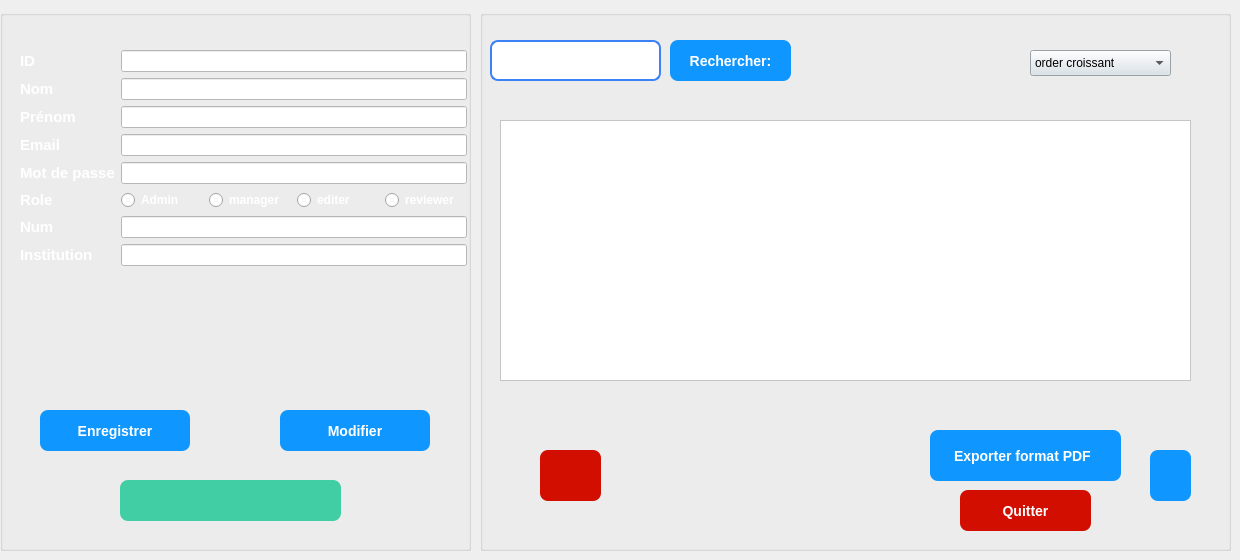
     <widget class="QWidget" name="stackedWidgetPage1">
      <widget class="QGroupBox" name="groupBox_Utilisateur_Form">
       <property name="geometry">
        <rect>
         <x>0</x>
         <y>10</y>
         <width>471</width>
         <height>541</height>
        </rect>
       </property>
       <property name="styleSheet">
        <string notr="true">background-color: rgb(0, 36, 168);
border: #A8D3F0;
/* Style pour tous les GroupBox */
QGroupBox {
    border: 2px solid #2c3e50; /* Couleur de la bordure */
    border-radius: 15px;      /* MÃªme arrondi que les boutons */
    margin-top: 20px;         /* Espace pour le titre en haut */
    font-weight: bold;
    color: #2c3e50;
}
/* Style spÃ©cifique pour le titre du GroupBox */
QGroupBox::title {
    subcontrol-origin: margin;
    subcontrol-position: top center; /* Place le titre en haut au centre */
    padding: 0 10px;
}</string>
       </property>
       <property name="title">
        <string/>
       </property>
       <widget class="QWidget" name="formLayoutWidget_Utilisateur">
        <property name="geometry">
         <rect>
          <x>20</x>
          <y>40</y>
          <width>447</width>
          <height>251</height>
         </rect>
        </property>
        <layout class="QFormLayout" name="formLayout_Utilisateur">
         <item row="0" column="0">
          <widget class="QLabel" name="label_ID_Utilisateur">
           <property name="text">
            <string>&lt;html&gt;&lt;head/&gt;&lt;body&gt;&lt;p&gt;&lt;span style=&quot; font-size:11pt; font-weight:700; color:#ffffff;&quot;&gt;ID&lt;/span&gt;&lt;/p&gt;&lt;/body&gt;&lt;/html&gt;</string>
           </property>
          </widget>
         </item>
         <item row="0" column="1">
          <widget class="QLineEdit" name="lineEdit_ID_Utilisateur">
           <property name="styleSheet">
            <string notr="true">background-color: rgb(255, 255, 255);</string>
           </property>
          </widget>
         </item>
         <item row="1" column="0">
          <widget class="QLabel" name="label_Nom_Utilisateur">
           <property name="text">
            <string>&lt;html&gt;&lt;head/&gt;&lt;body&gt;&lt;p&gt;&lt;span style=&quot; font-size:11pt; font-weight:700; color:#ffffff;&quot;&gt;Nom&lt;/span&gt;&lt;/p&gt;&lt;/body&gt;&lt;/html&gt;</string>
           </property>
          </widget>
         </item>
         <item row="1" column="1">
          <widget class="QLineEdit" name="lineEdit_Nom_Utilisateur">
           <property name="styleSheet">
            <string notr="true">background-color: rgb(255, 255, 255);</string>
           </property>
          </widget>
         </item>
         <item row="2" column="0">
          <widget class="QLabel" name="label_Prenom_Utilisateur">
           <property name="text">
            <string>&lt;html&gt;&lt;head/&gt;&lt;body&gt;&lt;p&gt;&lt;span style=&quot; font-size:11pt; font-weight:700; color:#ffffff;&quot;&gt;Prénom&lt;/span&gt;&lt;/p&gt;&lt;/body&gt;&lt;/html&gt;</string>
           </property>
          </widget>
         </item>
         <item row="2" column="1">
          <widget class="QLineEdit" name="lineEdit_Prenom_Utilisateur">
           <property name="styleSheet">
            <string notr="true">background-color: rgb(255, 255, 255);</string>
           </property>
          </widget>
         </item>
         <item row="3" column="0">
          <widget class="QLabel" name="label_Email_Utilisateur">
           <property name="text">
            <string>&lt;html&gt;&lt;head/&gt;&lt;body&gt;&lt;p&gt;&lt;span style=&quot; font-size:11pt; font-weight:700; color:#ffffff;&quot;&gt;Email&lt;/span&gt;&lt;/p&gt;&lt;/body&gt;&lt;/html&gt;</string>
           </property>
          </widget>
         </item>
         <item row="3" column="1">
          <widget class="QLineEdit" name="lineEdit_Email_Utilisateur">
           <property name="styleSheet">
            <string notr="true">background-color: rgb(255, 255, 255);</string>
           </property>
          </widget>
         </item>
         <item row="4" column="1">
          <widget class="QLineEdit" name="lineEdit_Mdp_Utilisateur">
           <property name="styleSheet">
            <string notr="true">background-color: rgb(255, 255, 255);</string>
           </property>
           <property name="echoMode">
            <enum>QLineEdit::EchoMode::Password</enum>
           </property>
          </widget>
         </item>
         <item row="5" column="0">
          <widget class="QLabel" name="label_Role_Utilisateur">
           <property name="text">
            <string>&lt;html&gt;&lt;head/&gt;&lt;body&gt;&lt;p&gt;&lt;span style=&quot; font-size:11pt; font-weight:700; color:#ffffff;&quot;&gt;Role&lt;/span&gt;&lt;/p&gt;&lt;/body&gt;&lt;/html&gt;</string>
           </property>
          </widget>
         </item>
         <item row="5" column="1">
          <layout class="QHBoxLayout" name="horizontalLayout_Role">
           <item>
            <widget class="QRadioButton" name="radioButton_Admin_7">
             <property name="styleSheet">
              <string notr="true">color: white; font-weight: bold;</string>
             </property>
             <property name="text">
              <string>Admin</string>
             </property>
            </widget>
           </item>
           <item>
            <widget class="QRadioButton" name="radioButton_Admin_2">
             <property name="styleSheet">
              <string notr="true">color: white; font-weight: bold;</string>
             </property>
             <property name="text">
              <string>manager</string>
             </property>
            </widget>
           </item>
           <item>
            <widget class="QRadioButton" name="radioButton_Admin">
             <property name="styleSheet">
              <string notr="true">color: white; font-weight: bold;</string>
             </property>
             <property name="text">
              <string>editer</string>
             </property>
            </widget>
           </item>
           <item>
            <widget class="QRadioButton" name="radioButton_Chercheur">
             <property name="styleSheet">
              <string notr="true">color: white; font-weight: bold;</string>
             </property>
             <property name="text">
              <string>reviewer</string>
             </property>
            </widget>
           </item>
          </layout>
         </item>
         <item row="6" column="0">
          <widget class="QLabel" name="label_num">
           <property name="text">
            <string>&lt;html&gt;&lt;head/&gt;&lt;body&gt;&lt;p&gt;&lt;span style=&quot; font-size:11pt; font-weight:700; color:#ffffff;&quot;&gt;Num&lt;/span&gt;&lt;/p&gt;&lt;/body&gt;&lt;/html&gt;</string>
           </property>
          </widget>
         </item>
         <item row="6" column="1">
          <widget class="QLineEdit" name="lineEdit_Institution_Utilisateur_2">
           <property name="styleSheet">
            <string notr="true">background-color: rgb(255, 255, 255);</string>
           </property>
          </widget>
         </item>
         <item row="7" column="0">
          <widget class="QLabel" name="label_Institution">
           <property name="text">
            <string>&lt;html&gt;&lt;head/&gt;&lt;body&gt;&lt;p&gt;&lt;span style=&quot; font-size:11pt; font-weight:700; color:#ffffff;&quot;&gt;Institution&lt;/span&gt;&lt;/p&gt;&lt;/body&gt;&lt;/html&gt;</string>
           </property>
          </widget>
         </item>
         <item row="7" column="1">
          <widget class="QLineEdit" name="lineEdit_Institution_Utilisateur_3">
           <property name="styleSheet">
            <string notr="true">background-color: rgb(255, 255, 255);</string>
           </property>
          </widget>
         </item>
         <item row="4" column="0">
          <widget class="QLabel" name="label_Mdp_Utilisateur">
           <property name="text">
            <string>&lt;html&gt;&lt;head/&gt;&lt;body&gt;&lt;p&gt;&lt;span style=&quot; font-size:11pt; font-weight:700; color:#ffffff;&quot;&gt;Mot de passe&lt;/span&gt;&lt;/p&gt;&lt;/body&gt;&lt;/html&gt;</string>
           </property>
          </widget>
         </item>
        </layout>
       </widget>
       <widget class="QPushButton" name="btn_Enregistrer_Utilisateur">
        <property name="geometry">
         <rect>
          <x>40</x>
          <y>400</y>
          <width>150</width>
          <height>41</height>
         </rect>
        </property>
        <property name="minimumSize">
         <size>
          <width>0</width>
          <height>0</height>
         </size>
        </property>
        <property name="styleSheet">
         <string notr="true">QPushButton {
    
    color: white;
    border: none;
    border-radius: 8px;
    padding: 8px 20px;
	
	 background-color: rgb(16, 151, 255);   /* normal state */
    font-size: 14px;
    font-weight: bold;
}

QPushButton:hover {
    background-color: #059669;   /* darker on hover */
}
</string>
        </property>
        <property name="text">
         <string>Enregistrer</string>
        </property>
       </widget>
       <widget class="QPushButton" name="modif_3">
        <property name="geometry">
         <rect>
          <x>280</x>
          <y>400</y>
          <width>150</width>
          <height>41</height>
         </rect>
        </property>
        <property name="styleSheet">
         <string notr="true">QPushButton {
   background-color: rgb(16, 151, 255);   /* normal state */
    color: white;
    border: none;
    border-radius: 8px;
    padding: 8px 20px;
    font-size: 14px;
    font-weight: bold;
}

QPushButton:hover {
    background-color: #059669;   /* darker on hover */
}
</string>
        </property>
        <property name="text">
         <string>Modifier</string>
        </property>
       </widget>
       <widget class="QPushButton" name="annulerajout_client_3">
        <property name="geometry">
         <rect>
          <x>120</x>
          <y>470</y>
          <width>221</width>
          <height>41</height>
         </rect>
        </property>
        <property name="styleSheet">
         <string notr="true">QPushButton {
	

	
	
	background-color: rgb(66, 206, 164);
	
    color: white;
    border: none;
    border-radius: 8px;
    padding: 8px 20px;
    font-size: 14px;
    font-weight: bold;
}

QPushButton:hover {
      /* darker on hover */
	background-color: rgb(140, 0, 0);
}
</string>
        </property>
        <property name="text">
         <string/>
        </property>
        <property name="icon">
         <iconset theme="QIcon::ThemeIcon::EditClear"/>
        </property>
       </widget>
      </widget>
      <widget class="QGroupBox" name="groupBox_Session_List_6">
       <property name="geometry">
        <rect>
         <x>480</x>
         <y>10</y>
         <width>751</width>
         <height>541</height>
        </rect>
       </property>
       <property name="styleSheet">
        <string notr="true">background-color: rgb(0, 36, 168);
border: #A8D3F0;
/* Style pour tous les GroupBox */
QGroupBox {
    border: 2px solid #2c3e50; /* Couleur de la bordure */
    border-radius: 15px;      /* MÃªme arrondi que les boutons */
    margin-top: 20px;         /* Espace pour le titre en haut */
    font-weight: bold;
    color: #2c3e50;
}
/* Style spÃ©cifique pour le titre du GroupBox */
QGroupBox::title {
    subcontrol-origin: margin;
    subcontrol-position: top center; /* Place le titre en haut au centre */
    padding: 0 10px;
}</string>
       </property>
       <property name="title">
        <string/>
       </property>
       <widget class="QTableView" name="tableWidget_10">
        <property name="geometry">
         <rect>
          <x>20</x>
          <y>110</y>
          <width>691</width>
          <height>261</height>
         </rect>
        </property>
        <property name="styleSheet">
         <string notr="true">background-color: rgb(255, 255, 255);</string>
        </property>
       </widget>
       <widget class="QPushButton" name="pushButton_supprimer_client_2">
        <property name="geometry">
         <rect>
          <x>60</x>
          <y>440</y>
          <width>61</width>
          <height>51</height>
         </rect>
        </property>
        <property name="styleSheet">
         <string notr="true">QPushButton {

	background-color: rgb(209, 14, 0);

	
    color: white;
    border: none;
    border-radius: 8px;
    padding: 8px 20px;
    font-size: 14px;
    font-weight: bold;
}

QPushButton:hover {
      /* darker on hover */
	background-color: rgb(209, 14, 0);
;
}
</string>
        </property>
        <property name="text">
         <string/>
        </property>
        <property name="icon">
         <iconset theme="QIcon::ThemeIcon::EditDelete"/>
        </property>
       </widget>
       <widget class="QLabel" name="label_20">
        <property name="geometry">
         <rect>
          <x>450</x>
          <y>420</y>
          <width>191</width>
          <height>51</height>
         </rect>
        </property>
        <property name="styleSheet">
         <string notr="true">QLabel {
    background-color: rgb(16, 151, 255);
   /* normal state */
    color: white;
    border: none;
    border-radius: 8px;
    padding: 8px 20px;
    font-size: 14px;
    font-weight: bold;
}


</string>
        </property>
        <property name="text">
         <string>Exporter format PDF</string>
        </property>
       </widget>
       <widget class="QPushButton" name="quitterSession_7">
        <property name="geometry">
         <rect>
          <x>480</x>
          <y>480</y>
          <width>131</width>
          <height>41</height>
         </rect>
        </property>
        <property name="styleSheet">
         <string notr="true">QPushButton {

	background-color: rgb(209, 14, 0);
	
    color: white;
    border: none;
    border-radius: 8px;
    padding: 8px 20px;
    font-size: 14px;
    font-weight: bold;
}

QPushButton:hover {
      /* darker on hover */
	background-color: rgb(140, 0, 0);
}

</string>
        </property>
        <property name="text">
         <string>Quitter</string>
        </property>
       </widget>
       <widget class="QPushButton" name="pushButton_pdfclient_2">
        <property name="geometry">
         <rect>
          <x>670</x>
          <y>440</y>
          <width>41</width>
          <height>51</height>
         </rect>
        </property>
        <property name="styleSheet">
         <string notr="true">QPushButton {
    background-color: rgb(16, 151, 255);
   /* normal state */
    color: white;
    border: none;
    border-radius: 8px;
    padding: 8px 20px;
    font-size: 14px;
    font-weight: bold;
}

QPushButton:hover {
    background-color: #059669;   /* darker on hover */
}
</string>
        </property>
        <property name="text">
         <string/>
        </property>
        <property name="icon">
         <iconset theme="QIcon::ThemeIcon::GoDown"/>
        </property>
       </widget>
       <widget class="QPushButton" name="pushButton_recherche_4">
        <property name="geometry">
         <rect>
          <x>190</x>
          <y>30</y>
          <width>121</width>
          <height>41</height>
         </rect>
        </property>
        <property name="styleSheet">
         <string notr="true">QPushButton {
    background-color: rgb(16, 151, 255);   /* normal state */
    color: white;
    border: none;
    border-radius: 8px;
    padding: 8px 20px;
    font-size: 14px;
    font-weight: bold;
}

QPushButton:hover {
    background-color: #059669;   /* darker on hover */
}
</string>
        </property>
        <property name="text">
         <string>Rechercher:</string>
        </property>
        <property name="icon">
         <iconset theme="QIcon::ThemeIcon::EditFind"/>
        </property>
       </widget>
       <widget class="QLineEdit" name="rechSession_7">
        <property name="geometry">
         <rect>
          <x>10</x>
          <y>30</y>
          <width>171</width>
          <height>41</height>
         </rect>
        </property>
        <property name="styleSheet">
         <string notr="true">QLineEdit {
    /* dark background */
	background-color: rgb(255, 255, 255);
    color: #1f2937;              /* typed text color */
    border: 2px solid #3b82f6;   /* blue border */
    border-radius: 8px;
    
    font-size: 14px;
}

QLineEdit::placeholder {
    color: white;                /* placeholder text color */
}
</string>
        </property>
       </widget>
       <widget class="QComboBox" name="comboBox_11">
        <property name="geometry">
         <rect>
          <x>550</x>
          <y>40</y>
          <width>141</width>
          <height>26</height>
         </rect>
        </property>
        <property name="palette">
         <palette>
          <active>
           <colorrole role="WindowText">
            <brush brushstyle="SolidPattern">
             <color alpha="255">
              <red>0</red>
              <green>0</green>
              <blue>0</blue>
             </color>
            </brush>
           </colorrole>
           <colorrole role="Button">
            <brush brushstyle="SolidPattern">
             <color alpha="255">
              <red>216</red>
              <green>226</green>
              <blue>233</blue>
             </color>
            </brush>
           </colorrole>
           <colorrole role="Light">
            <brush brushstyle="SolidPattern">
             <color alpha="255">
              <red>255</red>
              <green>255</green>
              <blue>255</blue>
             </color>
            </brush>
           </colorrole>
           <colorrole role="Midlight">
            <brush brushstyle="SolidPattern">
             <color alpha="255">
              <red>255</red>
              <green>255</green>
              <blue>255</blue>
             </color>
            </brush>
           </colorrole>
           <colorrole role="Dark">
            <brush brushstyle="SolidPattern">
             <color alpha="255">
              <red>127</red>
              <green>127</green>
              <blue>127</blue>
             </color>
            </brush>
           </colorrole>
           <colorrole role="Mid">
            <brush brushstyle="SolidPattern">
             <color alpha="255">
              <red>170</red>
              <green>170</green>
              <blue>170</blue>
             </color>
            </brush>
           </colorrole>
           <colorrole role="Text">
            <brush brushstyle="SolidPattern">
             <color alpha="255">
              <red>0</red>
              <green>0</green>
              <blue>0</blue>
             </color>
            </brush>
           </colorrole>
           <colorrole role="BrightText">
            <brush brushstyle="SolidPattern">
             <color alpha="255">
              <red>255</red>
              <green>255</green>
              <blue>255</blue>
             </color>
            </brush>
           </colorrole>
           <colorrole role="ButtonText">
            <brush brushstyle="SolidPattern">
             <color alpha="255">
              <red>0</red>
              <green>0</green>
              <blue>0</blue>
             </color>
            </brush>
           </colorrole>
           <colorrole role="Base">
            <brush brushstyle="SolidPattern">
             <color alpha="255">
              <red>216</red>
              <green>226</green>
              <blue>233</blue>
             </color>
            </brush>
           </colorrole>
           <colorrole role="Window">
            <brush brushstyle="SolidPattern">
             <color alpha="255">
              <red>216</red>
              <green>226</green>
              <blue>233</blue>
             </color>
            </brush>
           </colorrole>
           <colorrole role="Shadow">
            <brush brushstyle="SolidPattern">
             <color alpha="255">
              <red>0</red>
              <green>0</green>
              <blue>0</blue>
             </color>
            </brush>
           </colorrole>
           <colorrole role="AlternateBase">
            <brush brushstyle="SolidPattern">
             <color alpha="255">
              <red>255</red>
              <green>255</green>
              <blue>255</blue>
             </color>
            </brush>
           </colorrole>
           <colorrole role="ToolTipBase">
            <brush brushstyle="SolidPattern">
             <color alpha="255">
              <red>255</red>
              <green>255</green>
              <blue>220</blue>
             </color>
            </brush>
           </colorrole>
           <colorrole role="ToolTipText">
            <brush brushstyle="SolidPattern">
             <color alpha="255">
              <red>0</red>
              <green>0</green>
              <blue>0</blue>
             </color>
            </brush>
           </colorrole>
           <colorrole role="PlaceholderText">
            <brush brushstyle="SolidPattern">
             <color alpha="127">
              <red>0</red>
              <green>0</green>
              <blue>0</blue>
             </color>
            </brush>
           </colorrole>
           <colorrole role="Accent">
            <brush brushstyle="SolidPattern">
             <color alpha="255">
              <red>255</red>
              <green>255</green>
              <blue>255</blue>
             </color>
            </brush>
           </colorrole>
          </active>
          <inactive>
           <colorrole role="WindowText">
            <brush brushstyle="SolidPattern">
             <color alpha="255">
              <red>0</red>
              <green>0</green>
              <blue>0</blue>
             </color>
            </brush>
           </colorrole>
           <colorrole role="Button">
            <brush brushstyle="SolidPattern">
             <color alpha="255">
              <red>216</red>
              <green>226</green>
              <blue>233</blue>
             </color>
            </brush>
           </colorrole>
           <colorrole role="Light">
            <brush brushstyle="SolidPattern">
             <color alpha="255">
              <red>255</red>
              <green>255</green>
              <blue>255</blue>
             </color>
            </brush>
           </colorrole>
           <colorrole role="Midlight">
            <brush brushstyle="SolidPattern">
             <color alpha="255">
              <red>255</red>
              <green>255</green>
              <blue>255</blue>
             </color>
            </brush>
           </colorrole>
           <colorrole role="Dark">
            <brush brushstyle="SolidPattern">
             <color alpha="255">
              <red>127</red>
              <green>127</green>
              <blue>127</blue>
             </color>
            </brush>
           </colorrole>
           <colorrole role="Mid">
            <brush brushstyle="SolidPattern">
             <color alpha="255">
              <red>170</red>
              <green>170</green>
              <blue>170</blue>
             </color>
            </brush>
           </colorrole>
           <colorrole role="Text">
            <brush brushstyle="SolidPattern">
             <color alpha="255">
              <red>0</red>
              <green>0</green>
              <blue>0</blue>
             </color>
            </brush>
           </colorrole>
           <colorrole role="BrightText">
            <brush brushstyle="SolidPattern">
             <color alpha="255">
              <red>255</red>
              <green>255</green>
              <blue>255</blue>
             </color>
            </brush>
           </colorrole>
           <colorrole role="ButtonText">
            <brush brushstyle="SolidPattern">
             <color alpha="255">
              <red>0</red>
              <green>0</green>
              <blue>0</blue>
             </color>
            </brush>
           </colorrole>
           <colorrole role="Base">
            <brush brushstyle="SolidPattern">
             <color alpha="255">
              <red>216</red>
              <green>226</green>
              <blue>233</blue>
             </color>
            </brush>
           </colorrole>
           <colorrole role="Window">
            <brush brushstyle="SolidPattern">
             <color alpha="255">
              <red>216</red>
              <green>226</green>
              <blue>233</blue>
             </color>
            </brush>
           </colorrole>
           <colorrole role="Shadow">
            <brush brushstyle="SolidPattern">
             <color alpha="255">
              <red>0</red>
              <green>0</green>
              <blue>0</blue>
             </color>
            </brush>
           </colorrole>
           <colorrole role="AlternateBase">
            <brush brushstyle="SolidPattern">
             <color alpha="255">
              <red>255</red>
              <green>255</green>
              <blue>255</blue>
             </color>
            </brush>
           </colorrole>
           <colorrole role="ToolTipBase">
            <brush brushstyle="SolidPattern">
             <color alpha="255">
              <red>255</red>
              <green>255</green>
              <blue>220</blue>
             </color>
            </brush>
           </colorrole>
           <colorrole role="ToolTipText">
            <brush brushstyle="SolidPattern">
             <color alpha="255">
              <red>0</red>
              <green>0</green>
              <blue>0</blue>
             </color>
            </brush>
           </colorrole>
           <colorrole role="PlaceholderText">
            <brush brushstyle="SolidPattern">
             <color alpha="127">
              <red>0</red>
              <green>0</green>
              <blue>0</blue>
             </color>
            </brush>
           </colorrole>
           <colorrole role="Accent">
            <brush brushstyle="SolidPattern">
             <color alpha="255">
              <red>255</red>
              <green>255</green>
              <blue>255</blue>
             </color>
            </brush>
           </colorrole>
          </inactive>
          <disabled>
           <colorrole role="WindowText">
            <brush brushstyle="SolidPattern">
             <color alpha="255">
              <red>127</red>
              <green>127</green>
              <blue>127</blue>
             </color>
            </brush>
           </colorrole>
           <colorrole role="Button">
            <brush brushstyle="SolidPattern">
             <color alpha="255">
              <red>216</red>
              <green>226</green>
              <blue>233</blue>
             </color>
            </brush>
           </colorrole>
           <colorrole role="Light">
            <brush brushstyle="SolidPattern">
             <color alpha="255">
              <red>255</red>
              <green>255</green>
              <blue>255</blue>
             </color>
            </brush>
           </colorrole>
           <colorrole role="Midlight">
            <brush brushstyle="SolidPattern">
             <color alpha="255">
              <red>255</red>
              <green>255</green>
              <blue>255</blue>
             </color>
            </brush>
           </colorrole>
           <colorrole role="Dark">
            <brush brushstyle="SolidPattern">
             <color alpha="255">
              <red>127</red>
              <green>127</green>
              <blue>127</blue>
             </color>
            </brush>
           </colorrole>
           <colorrole role="Mid">
            <brush brushstyle="SolidPattern">
             <color alpha="255">
              <red>170</red>
              <green>170</green>
              <blue>170</blue>
             </color>
            </brush>
           </colorrole>
           <colorrole role="Text">
            <brush brushstyle="SolidPattern">
             <color alpha="255">
              <red>127</red>
              <green>127</green>
              <blue>127</blue>
             </color>
            </brush>
           </colorrole>
           <colorrole role="BrightText">
            <brush brushstyle="SolidPattern">
             <color alpha="255">
              <red>255</red>
              <green>255</green>
              <blue>255</blue>
             </color>
            </brush>
           </colorrole>
           <colorrole role="ButtonText">
            <brush brushstyle="SolidPattern">
             <color alpha="255">
              <red>127</red>
              <green>127</green>
              <blue>127</blue>
             </color>
            </brush>
           </colorrole>
           <colorrole role="Base">
            <brush brushstyle="SolidPattern">
             <color alpha="255">
              <red>216</red>
              <green>226</green>
              <blue>233</blue>
             </color>
            </brush>
           </colorrole>
           <colorrole role="Window">
            <brush brushstyle="SolidPattern">
             <color alpha="255">
              <red>216</red>
              <green>226</green>
              <blue>233</blue>
             </color>
            </brush>
           </colorrole>
           <colorrole role="Shadow">
            <brush brushstyle="SolidPattern">
             <color alpha="255">
              <red>0</red>
              <green>0</green>
              <blue>0</blue>
             </color>
            </brush>
           </colorrole>
           <colorrole role="AlternateBase">
            <brush brushstyle="SolidPattern">
             <color alpha="255">
              <red>255</red>
              <green>255</green>
              <blue>255</blue>
             </color>
            </brush>
           </colorrole>
           <colorrole role="ToolTipBase">
            <brush brushstyle="SolidPattern">
             <color alpha="255">
              <red>255</red>
              <green>255</green>
              <blue>220</blue>
             </color>
            </brush>
           </colorrole>
           <colorrole role="ToolTipText">
            <brush brushstyle="SolidPattern">
             <color alpha="255">
              <red>0</red>
              <green>0</green>
              <blue>0</blue>
             </color>
            </brush>
           </colorrole>
           <colorrole role="PlaceholderText">
            <brush brushstyle="SolidPattern">
             <color alpha="127">
              <red>127</red>
              <green>127</green>
              <blue>127</blue>
             </color>
            </brush>
           </colorrole>
           <colorrole role="Accent">
            <brush brushstyle="SolidPattern">
             <color alpha="255">
              <red>255</red>
              <green>255</green>
              <blue>255</blue>
             </color>
            </brush>
           </colorrole>
          </disabled>
         </palette>
        </property>
        <property name="styleSheet">
         <string notr="true">background-color: #D8E2E9;
QPushButton {
    /* La couleur de fond (bleu pro) */
    background-color: #2c3e50; 
    
    /* La couleur du texte */
    color: white;
    
    /* L'ARRONDI : plus le chiffre est grand, plus c'est rond */
    border-radius: 15px;
    
    /* Une bordure fine pour dÃ©finir la forme */
    border: 1px solid #34495e;
    
    /* Espacement interne pour que le texte ne touche pas les bords */
    padding: 5px 15px;
}

/* Effet au survol de la souris */
QPushButton:hover {
    background-color: #34495e;
}</string>
        </property>
        <item>
         <property name="text">
          <string>order croissant</string>
         </property>
        </item>
        <item>
         <property name="text">
          <string>order decroissant</string>
         </property>
        </item>
       </widget>
      </widget>
     </widget>
